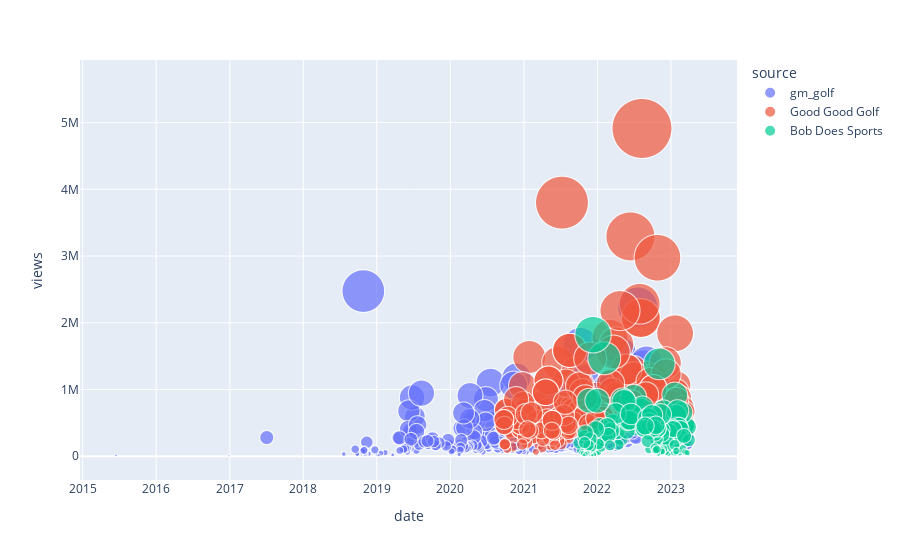

Here is the notebook cell this chart was saved with:
### Code cell
#make a bubble chart to show the growth of views over time
fig = px.scatter(df, x='date', y='views', color='source', size='views', size_max=60)
fig.show()

### Figure 1 — Plotly figure (JSON) as saved in the notebook; plotly's stock layout.template omitted (floating-point values rounded to 4 significant figures; data arrays with more than 128 entries replaced by an {"elided": "..."} marker saying what was removed)
{"data": [{"hovertemplate": "source=gm_golf<br>date=%{x}<br>views=%{marker.size}<extra></extra>", "legendgroup": "gm_golf", "marker": {"color": "#636efa", "size": {"elided": "502 int values"}, "sizemode": "area", "sizeref": 1365.0, "symbol": "circle"}, "mode": "markers", "name": "gm_golf", "showlegend": true, "type": "scattergl", "x": {"elided": "502 str values"}, "xaxis": "x", "y": {"elided": "502 int values"}, "yaxis": "y"}, {"hovertemplate": "source=Good Good Golf<br>date=%{x}<br>views=%{marker.size}<extra></extra>", "legendgroup": "Good Good Golf", "marker": {"color": "#EF553B", "size": {"elided": "326 int values"}, "sizemode": "area", "sizeref": 1365.0, "symbol": "circle"}, "mode": "markers", "name": "Good Good Golf", "showlegend": true, "type": "scattergl", "x": {"elided": "326 str values"}, "xaxis": "x", "y": {"elided": "326 int values"}, "yaxis": "y"}, {"hovertemplate": "source=Bob Does Sports<br>date=%{x}<br>views=%{marker.size}<extra></extra>", "legendgroup": "Bob Does Sports", "marker": {"color": "#00cc96", "size": {"elided": "214 int values"}, "sizemode": "area", "sizeref": 1365.0, "symbol": "circle"}, "mode": "markers", "name": "Bob Does Sports", "showlegend": true, "type": "scattergl", "x": {"elided": "214 str values"}, "xaxis": "x", "y": {"elided": "214 int values"}, "yaxis": "y"}], "layout": {"legend": {"itemsizing": "constant", "title": {"text": "source"}, "tracegroupgap": 0}, "margin": {"t": 60}, "xaxis": {"anchor": "y", "domain": [0, 1], "title": {"text": "date"}}, "yaxis": {"anchor": "x", "domain": [0, 1], "title": {"text": "views"}}}}
